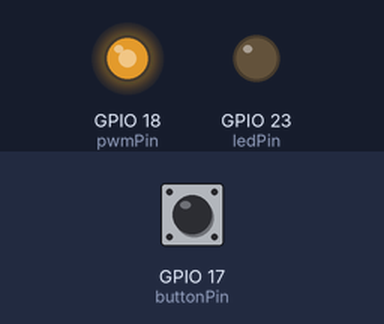
Simulated run of this program. Board: Raspberry Pi (BCM pin numbers). Parts: output pins drawn as LEDs (lit = HIGH). Dashed ring = blinking. Inputs (shaded band) come from the test bench; at power-on: GPIO 17 (buttonPin) HIGH.

Above: at 1.2 s.
1.3 s: GPIO 17 (buttonPin) pulled LOW for 0.15 s
At 1.7 s:
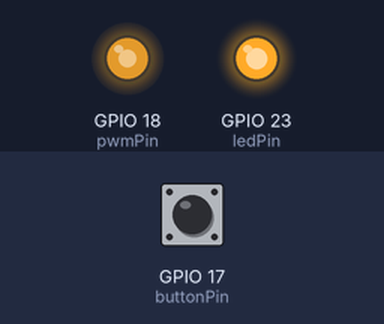
3.8 s: GPIO 17 (buttonPin) pulled LOW for 3.2 s
At 4.7 s:
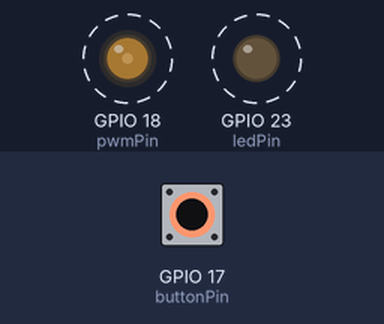
Timing chart, 0 to 9.3 s (numbered marks = the images above; inputs shaded):
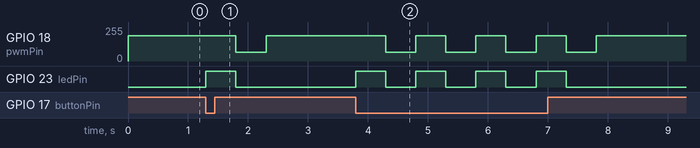

Measured:
- after the input at 1.3 s, GPIO 18 (pwmPin): 191/255 → 64/255 after 0.50 s, → 191/255 0.50 s later; GPIO 23 (ledPin): LOW → HIGH at once, → LOW 0.50 s later
- after the input at 3.8 s, GPIO 18 (pwmPin): alternates 191/255 for 0.50 s and 64/255 for 0.50 s, 8 changes in all, then stays 191/255, starting after 0.50 s; GPIO 23 (ledPin): alternates HIGH for 0.50 s and LOW for 0.50 s, 8 changes in all, then stays LOW, starting at once

The program:

2.2_gpio_connect.py
```python
# 2.2 connecting to the outside world with gpio

# package to control GPIO
import RPi.GPIO as GPIO
# gives delays to create blinking
import time

# good practice to label pin definitions at the top

# pulse width modulation
pwmPin = 18
ledPin = 23
buttonPin = 17

# a constant duty cycle
# a number between 0 and 100% that describes how much power will be supplied
duty = 75

# set up the GPIO

# this means setting the GPIO numbering to those defined by the manufacturer of
# the chip - Broadcom Numbering System
GPIO.setmode(GPIO.BCM)
# tell the pins what we want them to do
GPIO.setup(ledPin, GPIO.OUT)  # output
GPIO.setup(pwmPin, GPIO.OUT)  # output
# activate with an internal pull up resister
GPIO.setup(buttonPin, GPIO.IN, pull_up_down=GPIO.PUD_UP)

# initialize the PWM channel
# we've setup the PWM as an output, but we've not actually attached it any PWM
# properties yet.
# 200 is the frequency we want the pwm to run at
pwm = GPIO.PWM(pwmPin, 200)

# set the blinking led to off initially
GPIO.output(ledPin, GPIO.LOW)
# start the duty cycle
pwm.start(duty)

# since the pins are left in the state of what it was before, we should try
try:
    # we want to set up an infinite loop with the actually functionality
    # this is always true
    while 1:
        # if button not pressed
        if GPIO.input(buttonPin):
            pwm.ChangeDutyCycle(duty)
            GPIO.output(ledPin, GPIO.LOW)
        # else if button pressed
        else:
            pwm.ChangeDutyCycle(duty)
            GPIO.output(ledPin, GPIO.HIGH)
            # delay
            time.sleep(0.5)
            # opposite of what it was before
            pwm.ChangeDutyCycle(100 - duty)
            GPIO.output(ledPin, GPIO.LOW)
            # delay
            time.sleep(0.5)
# this is how we quit the script
except KeyboardInterrupt:
    # reset all the GPIO to a safe place so we can use pi for something else
    # cut the pwm channel
    pwm.stop()
    # clean up
    GPIO.cleanup()


GPIO.cleanup()
```
